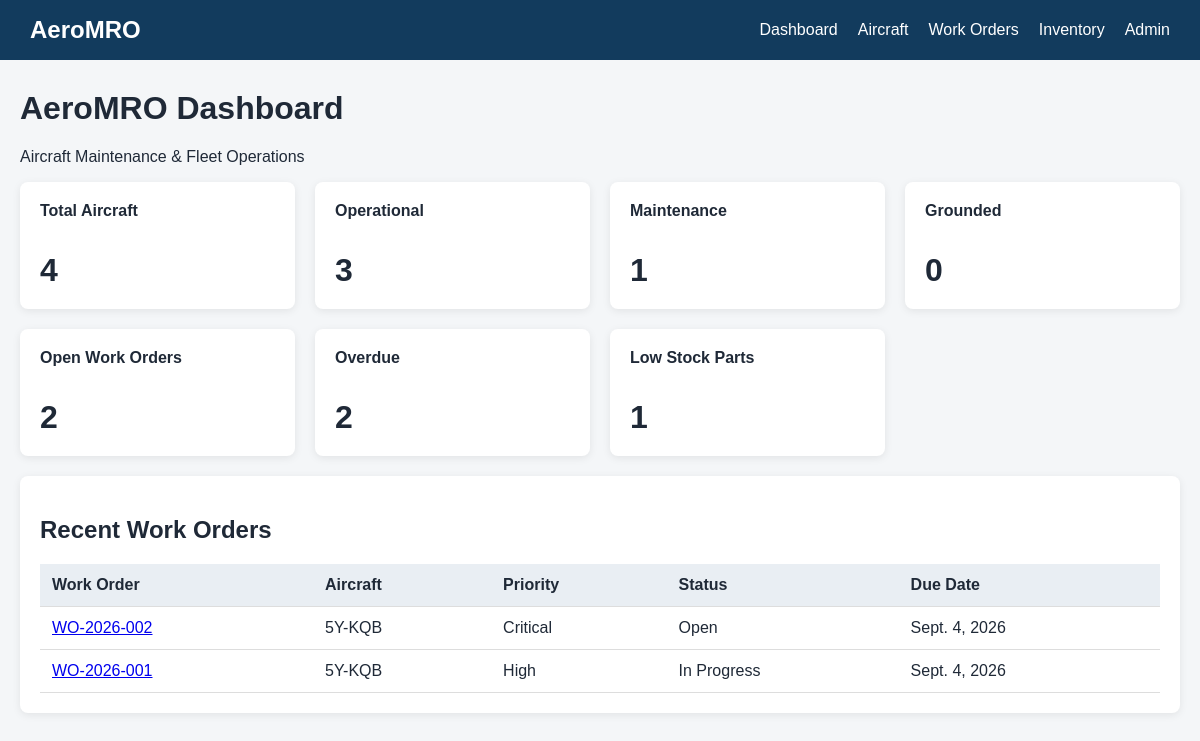
The page / on the database its author committed.
### fleet/models.py (models this page shows, shortened)
class WorkOrder(models.Model):
    class Priority(models.TextChoices):
        LOW = "LOW", "Low"
        MEDIUM = "MEDIUM", "Medium"
        HIGH = "HIGH", "High"
        CRITICAL = "CRITICAL", "Critical"
    class Status(models.TextChoices):
        OPEN = "OPEN", "Open"
        IN_PROGRESS = "IN_PROGRESS", "In Progress"
        COMPLETED = "COMPLETED", "Completed"
        CANCELLED = "CANCELLED", "Cancelled"
    work_order_number = models.CharField(max_length=20, unique=True)
    work_order_description = models.TextField()
    aircraft = models.ForeignKey(
        Aircraft, on_delete=models.PROTECT, related_name="work_orders"
    )
    technician = models.ForeignKey(
        Technician, on_delete=models.PROTECT, related_name="work_orders"
    )
    parts = models.ManyToManyField(
        "Part", through="WorkOrderPart", related_name="work_orders", blank=True
    )
    priority = models.CharField(
        choices=Priority.choices, max_length=20, default=Priority.MEDIUM
    )
    status = models.CharField(
        choices=Status.choices, max_length=20, default=Status.OPEN
    )
    scheduled_date = models.DateField()  # when to perform the work
    due_date = models.DateField()
    estimated_hours = models.DecimalField(
        max_digits=6, decimal_places=2, default=Decimal("0.00")
    )
    actual_hours = models.DecimalField(
        max_digits=6, decimal_places=2, default=Decimal("0.00")
    )
    created_at = models.DateTimeField(default=timezone.now)
    updated_at = models.DateTimeField(auto_now=True)

class Aircraft(models.Model):
    class Status(models.TextChoices):
        ON_GROUND = "ON_GROUND", "On Ground (Available)"
        IN_FLIGHT = "IN_FLIGHT", "In Flight"
        MAINTENANCE = "MAINTENANCE", "Maintenance"
        GROUNDED = "GROUNDED", "Grounded"
        RETIRED = "RETIRED", "Retired / Decommissioned"
    tail_number = models.CharField(
        max_length=20, unique=True
    )  # plane license plate given by aviation authority
    manufacturer_serial_number = models.CharField(
        max_length=20
    )  # permanent builder assigned ID
    aircraft_type = models.CharField(
        max_length=50
    )  # specify distinct models for air traffic control and flight planning
    fuel_on_board_kg = models.DecimalField(
        max_digits=10, decimal_places=2, default=Decimal("0.00")
    )
    flight_hours = models.DecimalField(
        max_digits=10, decimal_places=2, default=Decimal("0.00")
    )  # time an aircraft has spent from the moment its wheels leave the ground during takeoff to the moment they touch down upon landing
    flight_cycles = (
        models.PositiveIntegerField()
    )  # one complete takeoff and landing sequence
    last_maintenance = models.DateField(null=True, blank=True)
    next_maintenance = models.DateField(null=True, blank=True)
    created_at = models.DateTimeField(auto_now_add=True)
    updated_at = models.DateTimeField(auto_now=True)
    seat_map = models.JSONField(
        default=dict, blank=True
    )  # identifies seat layout inside an aircraft
    status = models.CharField(
        max_length=20, choices=Status.choices, default=Status.ON_GROUND
    )

### fleet/views.py (the view)
def dashboard(request):
    today = timezone.localdate()
    aircraft_total = Aircraft.objects.count()
    aircraft_active = Aircraft.objects.filter(
        status__in=[
            Aircraft.Status.ON_GROUND,
            Aircraft.Status.IN_FLIGHT,
        ]
    ).count()
    aircraft_maintenance = Aircraft.objects.filter(
        status=Aircraft.Status.MAINTENANCE
    ).count()
    aircraft_grounded = Aircraft.objects.filter(status=Aircraft.Status.GROUNDED).count()
    open_work_orders = WorkOrder.objects.filter(
        status__in=[
            WorkOrder.Status.OPEN,
            WorkOrder.Status.IN_PROGRESS,
        ]
    ).count()
    overdue_work_orders = (
        WorkOrder.objects.filter(due_date__lt=today)
        .exclude(
            status__in=[
                WorkOrder.Status.COMPLETED,
                WorkOrder.Status.CANCELLED,
            ]
        )
        .count()
    )
    low_stock_parts = Part.objects.filter(
        quantity_on_hand__lte=F("minimum_stock_level")
    ).count()
    recent_work_orders = WorkOrder.objects.order_by("-created_at")[:5]
    return render(
        request,
        "fleet/dashboard.html",
        {
            "aircraft_total": aircraft_total,
            "aircraft_active": aircraft_active,
            "aircraft_maintenance": aircraft_maintenance,
            "aircraft_grounded": aircraft_grounded,
            "open_work_orders": open_work_orders,
            "overdue_work_orders": overdue_work_orders,
            "low_stock_parts": low_stock_parts,
            "recent_work_orders": recent_work_orders,
        },
    )

### fleet/templates/fleet/dashboard.html (shortened to what this page needs)
{% extends "fleet/base.html" %}
{% block content %}
<h1>AeroMRO Dashboard</h1>
<p>
    Aircraft Maintenance & Fleet Operations
</p>
<div class="dashboard-grid">
    <div class="stat-card">
        <h3>Total Aircraft</h3>
        <p>{{ aircraft_total }}</p>
    </div>
    <div class="stat-card">
        <h3>Operational</h3>
        <p>{{ aircraft_active }}</p>
    </div>
    <div class="stat-card">
        <h3>Maintenance</h3>
        <p>{{ aircraft_maintenance }}</p>
    </div>
    <div class="stat-card">
        <h3>Grounded</h3>
        <p>{{ aircraft_grounded }}</p>
    </div>
    <div class="stat-card">
        <h3>Open Work Orders</h3>
        <p>{{ open_work_orders }}</p>
    </div>
    <div class="stat-card">
        <h3>Overdue</h3>
        <p>{{ overdue_work_orders }}</p>
    </div>
    <div class="stat-card">
        <h3>Low Stock Parts</h3>
        <p>{{ low_stock_parts }}</p>
    </div>
</div>
<div class="card">
    <h2>Recent Work Orders</h2>
    <table>
        <thead>
            <tr>
                <th>Work Order</th>
                <th>Aircraft</th>
                <th>Priority</th>
                <th>Status</th>
                <th>Due Date</th>
            </tr>
        </thead>
        <tbody>
            {% for work_order in recent_work_orders %}
                <tr>
                    <td>
                        <a href="{% url 'work_order_detail' work_order.id %}">
                            {{ work_order.work_order_number }}
                        </a>
                    </td>
                    <td>
                        {{ work_order.aircraft.tail_number }}
                    </td>
                    <td>
                        {{ work_order.get_priority_display }}
                    </td>
                    <td>
                        {{ work_order.get_status_display }}
                    </td>
                    <td>
                        {{ work_order.due_date }}
                    </td>
                </tr>
            {% empty %}
                <tr>
                    <td colspan="5">
                        No work orders found.
                    </td>
                </tr>
            {% endfor %}
        </tbody>
    </table>
</div>
{% endblock %}

### fleet/static/fleet/style.css (style rules this page uses)
* { box-sizing: border-box; }
body { margin: 0; font-family: Arial, sans-serif; background: #f4f6f8; color: #1f2937; }
.card { background: white; border-radius: 8px; padding: 20px; margin-bottom: 20px; box-shadow: 0 2px 8px rgba(0, 0, 0, 0.08); }
table { width: 100%; border-collapse: collapse; background: white; }
th, td { padding: 12px; text-align: left; border-bottom: 1px solid #ddd; }
th { background: #e9eef3; }
.dashboard-grid { display: grid; grid-template-columns: repeat(4, 1fr); gap: 20px; margin-bottom: 20px; }
.stat-card { background: white; border-radius: 8px; padding: 20px; box-shadow: 0 2px 8px rgba(0, 0, 0, 0.08); }
.stat-card h3 { margin-top: 0; font-size: 16px; }
.stat-card p { font-size: 32px; font-weight: bold; margin-bottom: 0; }

### rows shown on the page
WorkOrder: work_order_number "WO-2026-002", aircraft.tail_number "5Y-KQB", priority "Critical", status "Open", due_date "Sept. 4, 2026"
WorkOrder: work_order_number "WO-2026-001", aircraft.tail_number "5Y-KQB", priority "High", status "In Progress", due_date "Sept. 4, 2026"

### other values the page prints
{{ aircraft_total }} "4"
{{ aircraft_active }} "3"
{{ aircraft_maintenance }} "1"
{{ aircraft_grounded }} "0"
{{ open_work_orders }} "2"
{{ overdue_work_orders }} "2"
{{ low_stock_parts }} "1"
